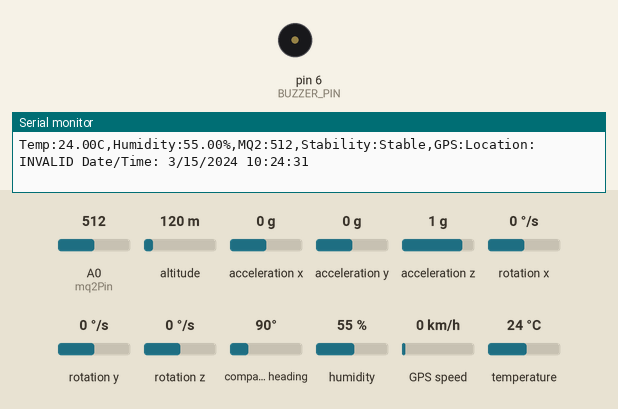
A sketch run on a simulated Arduino Uno, built with avr-gcc and run on an emulated ATmega328P. Parts: buzzer (waves = sounding, pin HIGH), the last lines printed to the serial monitor. The test bench sets the inputs (shaded band); at power-on: humidity 55 %, A0 (mq2Pin) = 512, altitude 120 m, acceleration x 0 g, acceleration y 0 g, acceleration z 1 g, rotation x 0 °/s, rotation y 0 °/s, rotation z 0 °/s, compass heading 90°, GPS speed 0 km/h, temperature 24 °C. The GPS gets a fix after 3 s at 37.7749, -122.4194 with 8 satellites; no radio packets arrive unless stated.

Above: at 1.9 s.
2.0 s: humidity set to 68 %
6.2 s: humidity set to 71 %
At 8.2 s:
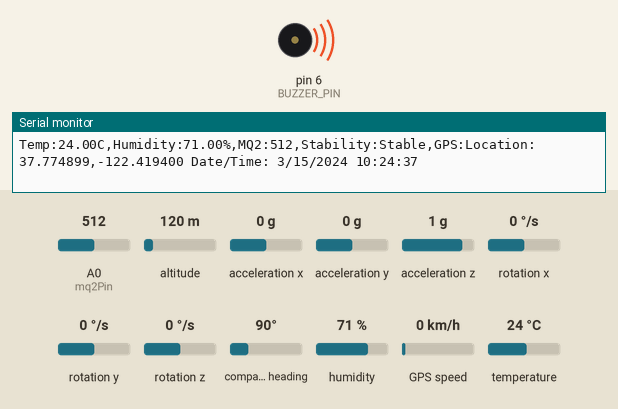
12.1 s: humidity set to 22 %
At 14.3 s:
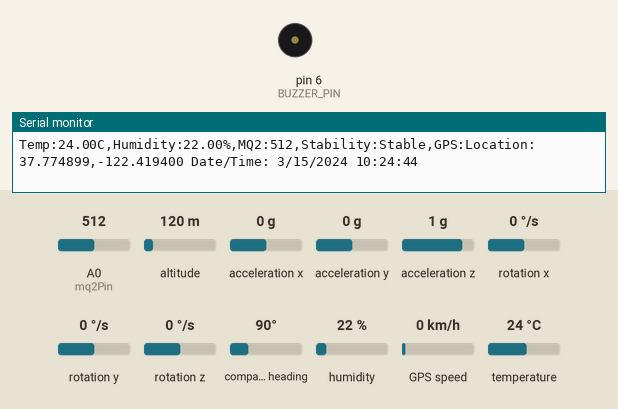
15.6 s: humidity set to 88 %
At 16.8 s:
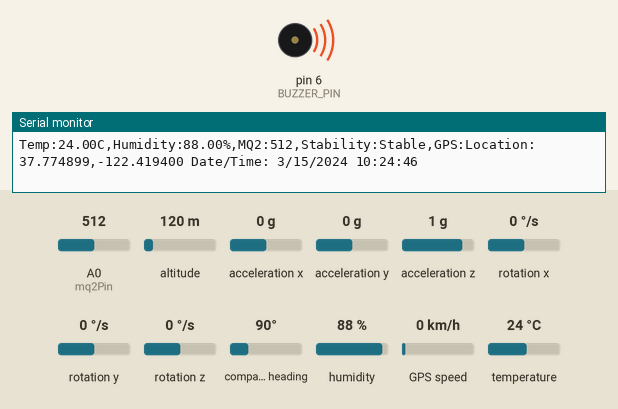
Timing chart, 0 to 18.6 s (numbered marks = the images above; inputs shaded):
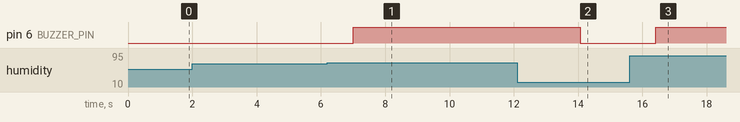

Measured:
- the behaviour switches between 69 and 70 % on humidity (found by bisection; images 0 and 1)
- after the input at 6.2 s, pin 6 (BUZZER_PIN): LOW → HIGH after 0.81 s
- after the input at 12.1 s, pin 6 (BUZZER_PIN): HIGH → LOW after 2.0 s
- after the input at 15.6 s, pin 6 (BUZZER_PIN): LOW → HIGH after 0.82 s

The sketch:

buttonnew.ino
```cpp
#include <SoftwareSerial.h>
#include <Wire.h>
#include <MPU6050.h>
#include <DHT.h>
#include <LoRa.h>
#include <TinyGPS++.h>


// LoRa Module Pins
#define NSS 10
#define RST 9
#define DIO0 2
#define BUZZER_PIN 6  // Buzzer connected to pin 6

// MQ-2 Smoke Detection
int mq2Pin = A0;
int mq2Value = 0;
int mq2Threshold = 650; // Updated MQ-2 threshold

// DHT11 Sensor
#define DHTPIN 5
#define DHTTYPE DHT11
DHT dht(DHTPIN, DHTTYPE);
float temperature = 0.0;
float humidity = 0.0;
float temperatureThreshold = 40.0;  // Temperature threshold in Celsius
float humidityThreshold = 70.0;    // Humidity threshold

// MPU6050 Accelerometer and Gyroscope
MPU6050 mpu;
int16_t ax, ay, az;
float accelX, accelY, accelZ;
float stableThreshold = 1.5;

// GPS Setup
static const int RXPin = 4, TXPin = 3;
static const uint32_t GPSBaud = 9600;
TinyGPSPlus gps;
SoftwareSerial ss(RXPin, TXPin);

void setup() {
    Serial.begin(9600);
    ss.begin(GPSBaud);

    // Initialize LoRa
    if (!LoRa.begin(433E6)) {
        Serial.println("Starting LoRa failed!");
        while (1);
    }
    LoRa.setPins(NSS, RST, DIO0);

    // Initialize MPU6050
    Wire.begin();
    mpu.initialize();
    if (!mpu.testConnection()) {
        Serial.println("MPU6050 connection failed!");
        while (1);
    }

    // Initialize MQ-2 sensor
    pinMode(mq2Pin, INPUT);

    // Initialize DHT11 sensor
    dht.begin();

    // Initialize Buzzer
    pinMode(BUZZER_PIN, OUTPUT);
}

void loop() {
    // **Fall Detection Logic**
    mpu.getAcceleration(&ax, &ay, &az);
    accelX = ax / 16384.0;
    accelY = ay / 16384.0;
    accelZ = az / 16384.0;
    float totalAccel = sqrt(accelX * accelX + accelY * accelY + accelZ * accelZ);

    String stabilityStatus = "Stable";
    if (totalAccel > 1.2) {
        stabilityStatus = "Movement Detected";
    }

    // **MQ-2 Smoke Detection**
    mq2Value = analogRead(mq2Pin);

    // **DHT11 Sensor Readings**
    temperature = dht.readTemperature();
    humidity = dht.readHumidity();

    if (isnan(temperature) || isnan(humidity)) {
        Serial.println("Failed to read from DHT sensor!");
    }

    // **Trigger Buzzer Logic**
    if (temperature >= temperatureThreshold || humidity >= humidityThreshold || mq2Value >= mq2Threshold) {
        digitalWrite(BUZZER_PIN, HIGH);  // Turn on the buzzer
    } else {
        digitalWrite(BUZZER_PIN, LOW);   // Turn off the buzzer
    }

    // **GPS Reading**
    String gpsData = "";
    while (ss.available() > 0) {
        if (gps.encode(ss.read())) {
            gpsData = displayGPSInfo();
        }
    }

    if (millis() > 5000 && gps.charsProcessed() < 10) {
        Serial.println(F("No GPS detected: check wiring."));
        //while(true);
    }

    // LoRa Communication - Sending all data
    String dataString = "Temp:" + String(temperature) + "C," +
                        "Humidity:" + String(humidity) + "%," +
                        "MQ2:" + String(mq2Value) + "," +
                        "Stability:" + stabilityStatus + "," +
                        "GPS:" + gpsData;
    LoRa.beginPacket();
    LoRa.print(dataString);
    LoRa.endPacket();

    // Print all data to Serial Monitor
    Serial.println(dataString);
    delay(1000);
}

// Function to Display GPS Info
String displayGPSInfo() {
    String gpsData = "";
    gpsData += "Location: ";
    if (gps.location.isValid()) {
        gpsData += String(gps.location.lat(), 6) + "," + String(gps.location.lng(), 6);
    } else {
        gpsData += "INVALID";
    }

    gpsData += " Date/Time: ";
    if (gps.date.isValid()) {
        gpsData += String(gps.date.month()) + "/" + String(gps.date.day()) + "/" + String(gps.date.year());
    } else {
        gpsData += "INVALID";
    }

    gpsData += " ";
    if (gps.time.isValid()) {
        gpsData += String(gps.time.hour()) + ":" + String(gps.time.minute()) + ":" + String(gps.time.second());
    } else {
        gpsData += "INVALID";
    }

    return gpsData;
}
```
